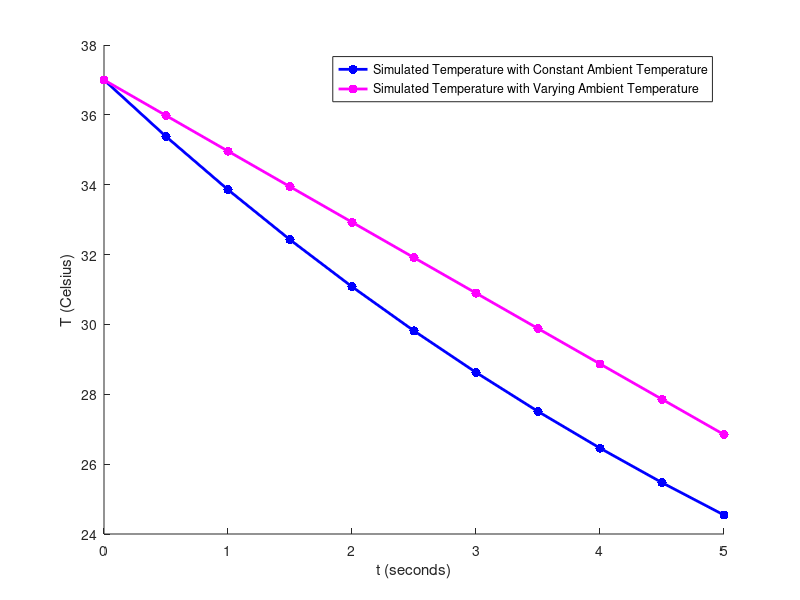

Reproduce this figure in MATLAB.
%HW1Q8
clc;clear

%Variables Part A
delt = .5;                  %step size (hours)
t = (0:delt:5)';            %time vector (hours)
k = .12;                    %constant (hours^-1)
T = nan(size(t));           %empty vector (celsius)
T(1) = 37;                  %body temperature at time of death (celsius)
Ta = 10;                    %ambient temperature of room (celsius)

%Euler's Method Part A
for ii = 1:length(t)-1
    dTdt = -k*(T(ii) - Ta);     %change in body temperature over time
    T(ii+1) = T(ii) + delt*dTdt;     %updated temperature
end
[t T]

%Variables Part B
t2 = (0:delt:5)';              %refer to notes in Part A
T2 = nan(size(t));
T2(1) = 37;
Ta2 = nan(size(t));
Ta2(1) = 20;

%Euler's Method Part B
for ii = 1:length(t)-1
    dTdt2 = -k*(T2(ii) - Ta2(ii));
    T2(ii+1) = T2(ii) + delt*dTdt2;
    Ta2(ii+1) = Ta2(ii) - 1;    %updated ambient temperature 
end
[t T2] 

%Graphing
figure
hold on
plot(t,T,'b.-','markersize',20,'linewidth',2,'DisplayName','Simulated Temperature with Constant Ambient Temperature')
plot(t,T2,'m.-','markersize',20,'linewidth',2,'DisplayName','Simulated Temperature with Varying Ambient Temperature')
xlabel('t (seconds)')
ylabel('T (Celsius)')
legend('show')